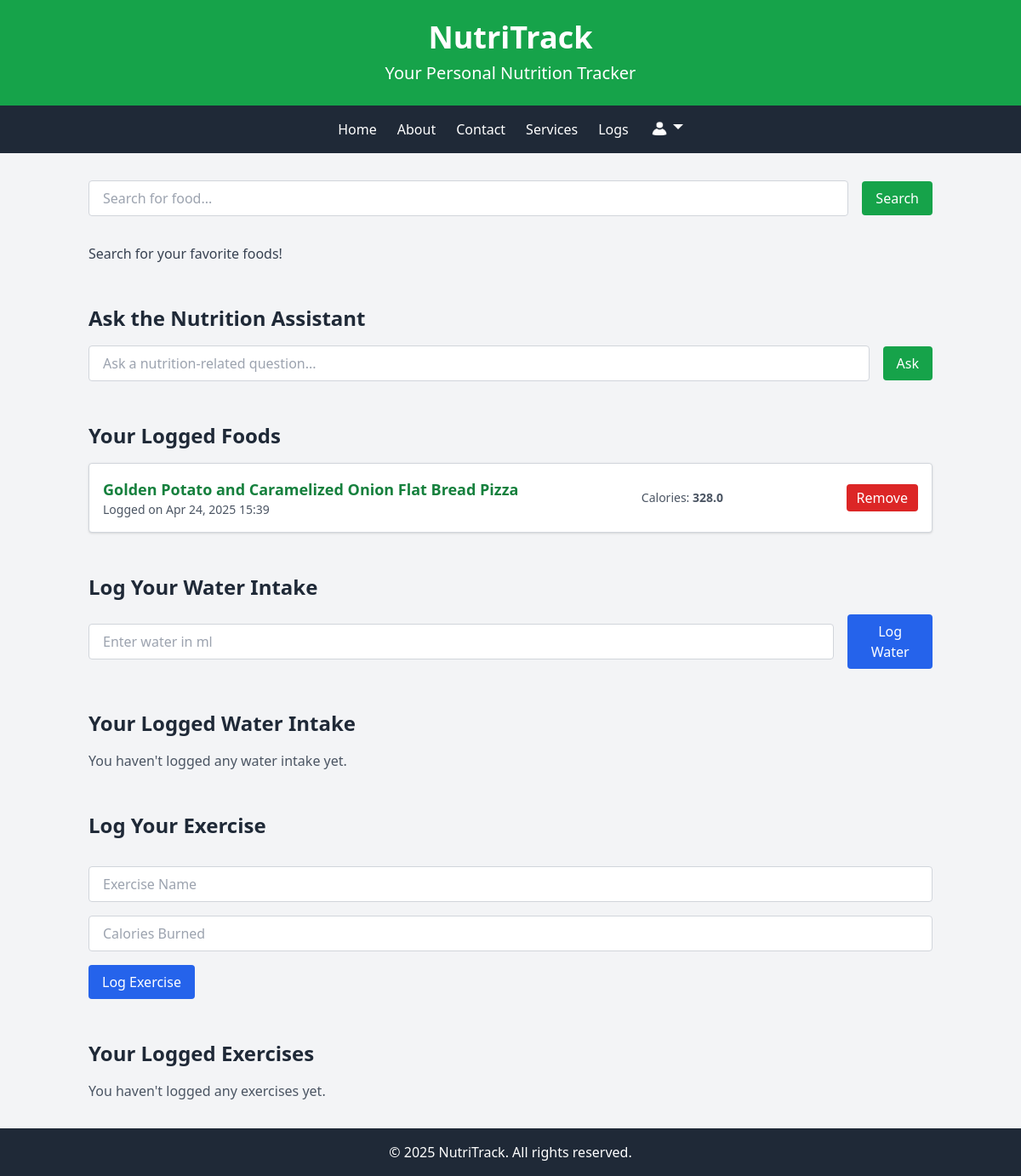
/food/search/ (signed in), run on an earlier commit of the app's database.
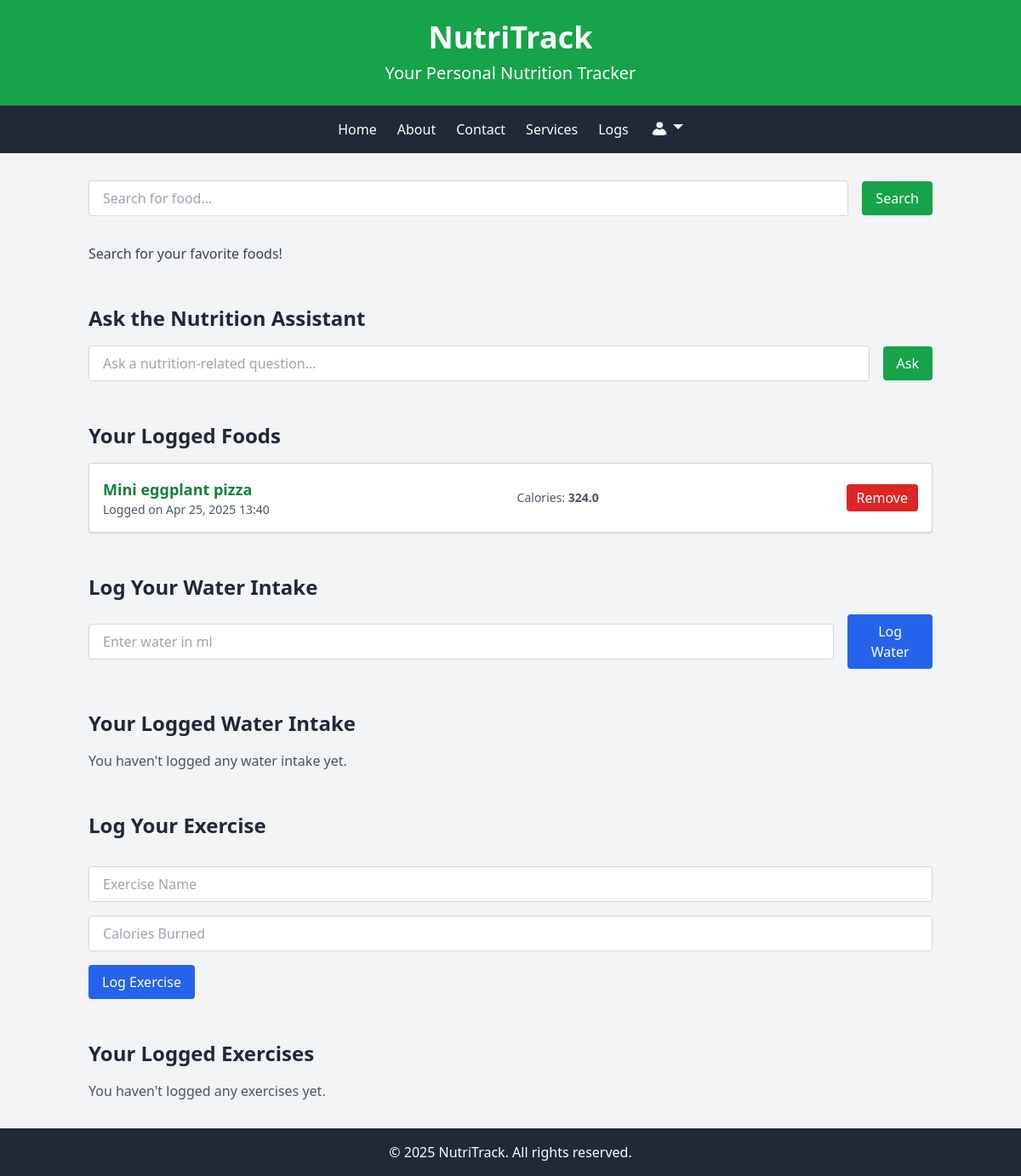
And on a later commit of the database.
### food/models.py (models this page shows, shortened)
class FoodLog(models.Model):
    user = models.ForeignKey(User, on_delete=models.CASCADE)
    food_name = models.CharField(max_length=200)
    spoonacular_id = models.IntegerField(null=True, blank=True) # Optional: Store Spoonacular ID if available
    calories = models.FloatField(null=True, blank=True)
    protein_g = models.FloatField(null=True, blank=True)
    carbs_g = models.FloatField(null=True, blank=True)
    fat_g = models.FloatField(null=True, blank=True)
    log_date = models.DateTimeField(default=timezone.now)
    MEAL_CHOICES = [
        ('B', 'Breakfast'),
        ('L', 'Lunch'),
        ('D', 'Dinner'),
        ('S', 'Snack'),
    ]
    meal_type = models.CharField(max_length=1, choices=MEAL_CHOICES, null=True, blank=True)

### food/views.py (the view, shortened to what this page needs)
# urls.py: path('search/', views.food_list, name='food.list'),
@login_required
def food_list(request):
    query = request.GET.get('query', '').strip()  # Get the query and strip whitespace
    page = int(request.GET.get('page', 1))  # Get the current page, default to 1
    diet = request.GET.get('diet', '').strip()  # Get dietary restriction (e.g., vegetarian, vegan)
    intolerances = request.GET.get('intolerances', '').strip()  # Get intolerances (e.g., gluten, dairy)
    logged_foods = FoodLog.objects.filter(user=request.user).order_by('-log_date')  # Fetch logged foods
    water_logs = WaterLog.objects.filter(user=request.user).order_by('-log_date')  # Fetch water logs
    exercise_logs = ExerciseLog.objects.filter(user=request.user).order_by('-log_date')  # Fetch exercise logs
    food_names = logged_foods.values_list('food_name', flat=True)
    food_string = ', '.join(food_names)
    exercise_names = exercise_logs.values_list('exercise_name', flat=True)
    exercise_string = ', '.join(exercise_names)
    water_amounts = WaterLog.objects.filter(user=request.user).values_list('water_amount_ml', flat=True)
    water_string = ', '.join([f"{amount} ml" for amount in water_amounts])
    total_water = WaterLog.objects.filter(user=request.user).aggregate(total=Sum('water_amount_ml'))['total'] or 0
    llm_response = None
    if request.method == 'POST' and 'llm_question' in request.POST:
        user_question = request.POST.get('llm_question')
        system_prompt = create_system_prompt(food_string, exercise_string, total_water)
        llm_response = llm_call(user_question, system_prompt)
    if not query:  # If no query is provided
        return render(request, 'food/list.html', {
            'message': 'Search for your favorite foods!',
            'logged_foods': logged_foods,
            'water_logs': water_logs,  # Include water logs
            'exercise_logs': exercise_logs,  # Include exercise logs
            'llm_response': llm_response,
        })

### food/templates/food/list.html (shortened to what the changed rows need)
{% extends "food/main.html" %}
{% load static %}
{% block body %}
<div class="container mx-auto px-4 py-8">
    <h2 class="text-2xl font-bold text-gray-800 mt-12 mb-4">Ask the Nutrition Assistant</h2>
    <h2 class="text-2xl font-bold text-gray-800 mt-12 mb-4">Your Logged Foods</h2>
    {% if logged_foods %}
        <ul class="space-y-4">
            {% for log in logged_foods %}
                <li class="flex items-center justify-between bg-white border border-gray-300 rounded p-4 shadow">
                    <div>
                        <strong class="text-lg text-green-700">{{ log.food_name }}</strong>
                        <p class="text-sm text-gray-600">
                            Logged on {{ log.log_date|date:"M d, Y H:i" }}
                        </p>
                    </div>
                    <div>
                        <p class="text-sm text-gray-600">
                            Calories: <strong>{{ log.calories|default:"N/A" }}</strong>
                        </p>
                    </div>
                    <form method="post" action="{% url 'remove_food_log' log.id %}">
                        <button type="submit" class="px-3 py-1 bg-red-600 text-white rounded hover:bg-red-700 transition duration-200">
                            Remove
                        </button>
                    </form>
                </li>
            {% endfor %}
        </ul>
    {% else %}
        <p class="text-gray-600">You haven't logged any foods yet.</p>
    {% endif %}
    <h2 class="text-2xl font-bold text-gray-800 mt-12 mb-4">Log Your Water Intake</h2>
    <h2 class="text-2xl font-bold text-gray-800 mt-12 mb-4">Your Logged Water Intake</h2>
    <h2 class="text-2xl font-bold text-gray-800 mt-12 mb-4">Log Your Exercise</h2>
<h2 class="text-2xl font-bold text-gray-800 mt-12 mb-4">Your Logged Exercises</h2>
</div>
{% endblock %}

What changed in the data, as far as the page shows it:
removed FoodLog: food_name "Golden Potato and Caramelized Onion Flat Bread Pizza", log_date "Apr 24, 2025 15:39", calories "328.0"
added FoodLog: food_name "Mini eggplant pizza", log_date "Apr 25, 2025 13:40", calories "324.0"
